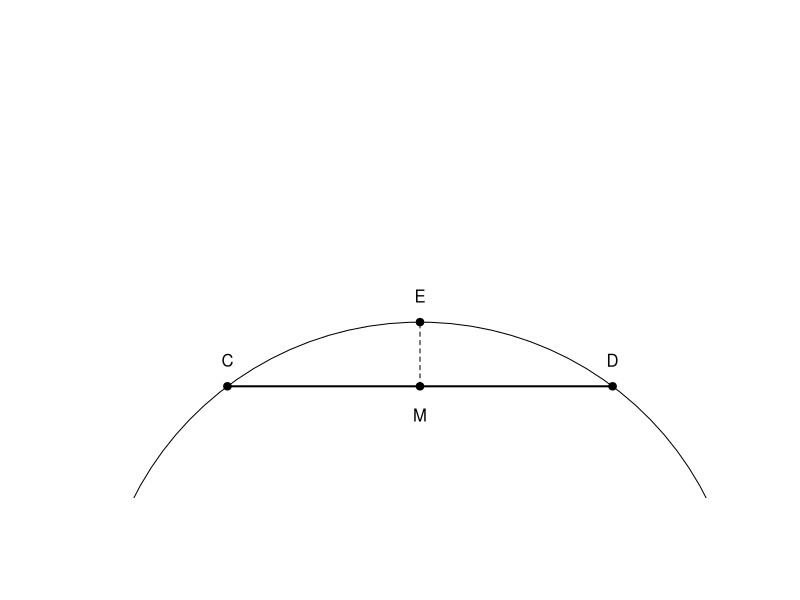

Write R code to recreate this figure.
setwd("C:/Users/18904/Github/junior-mathematics/codes")
if(!dir.exists("../figures"))dir.create("../figures")

# week148-1: tunnel cross-section, chord CD=4, EM=6, O center above M
draw1=function(){
  plot(0,0,xlim=c(-3,3),ylim=c(-1,3),type="n",asp=1,axes=FALSE,xlab="",ylab="")
  # circle center O at (0, h), radius R=10/3
  R=10/3
  # M at (0,0), C=(-2,0), D=(2,0), E at (0,6)
  # O at (0, R-6) = (0, -8/3)? Let's place O at y = R - EM = R - 6
  Oy=R-6
  tt=seq(0,pi,length=50)
  lines(R*cos(tt),Oy+R*sin(tt))
  # chord CD
  segments(-2,0,2,0,lwd=2)
  points(-2,0,pch=19);text(-2,0.1,"C",pos=3,cex=1)
  points(2,0,pch=19);text(2,0.1,"D",pos=3,cex=1)
  points(0,0,pch=19);text(0,-0.15,"M",pos=1,cex=1)
  points(0,Oy,pch=19);text(0,Oy-0.15,"O",pos=1,cex=1)
  points(0,Oy+R,pch=19);text(0,Oy+R+0.1,"E",pos=3,cex=1)
  segments(0,0,0,Oy+R,lwd=1,lty=2)
}
cairo_pdf("../figures/week148-1.pdf",width=4,height=4,family="sans");draw1();dev.off()
svglite::svglite("../figures/week148-1.svg",width=4,height=4);draw1();dev.off()
